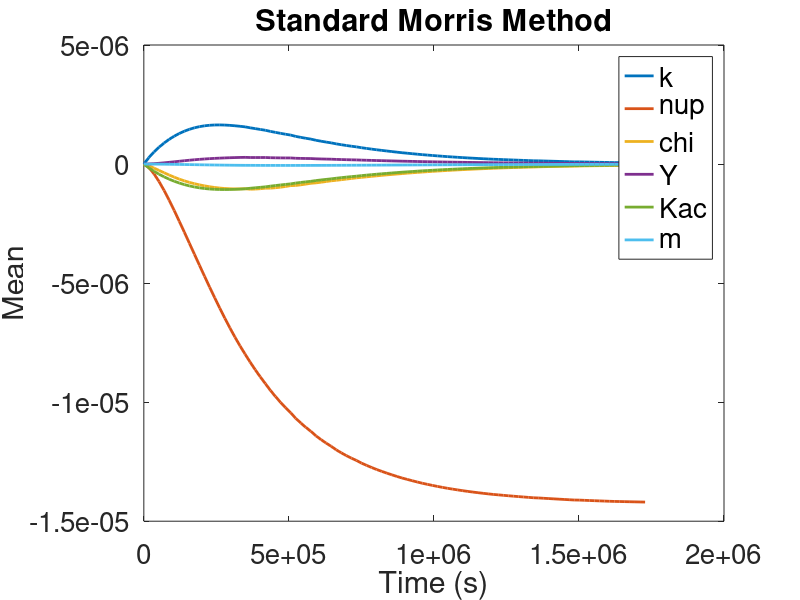
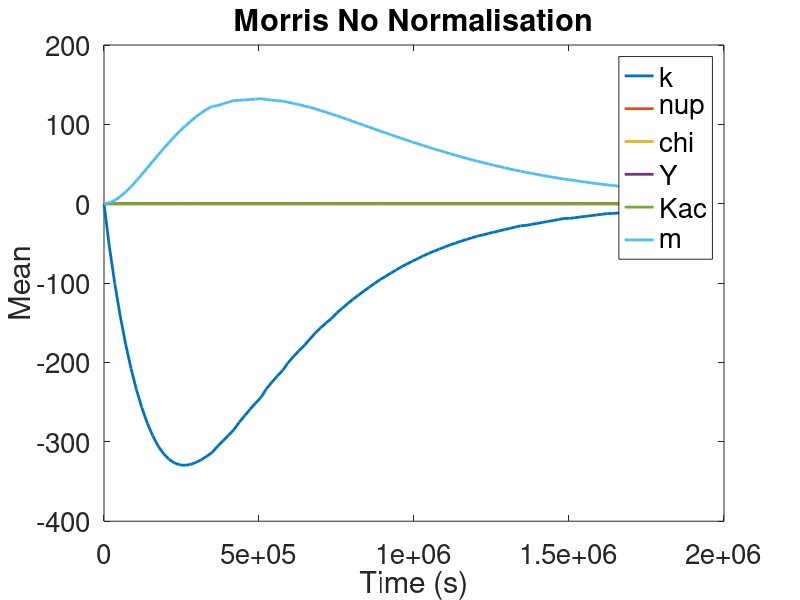
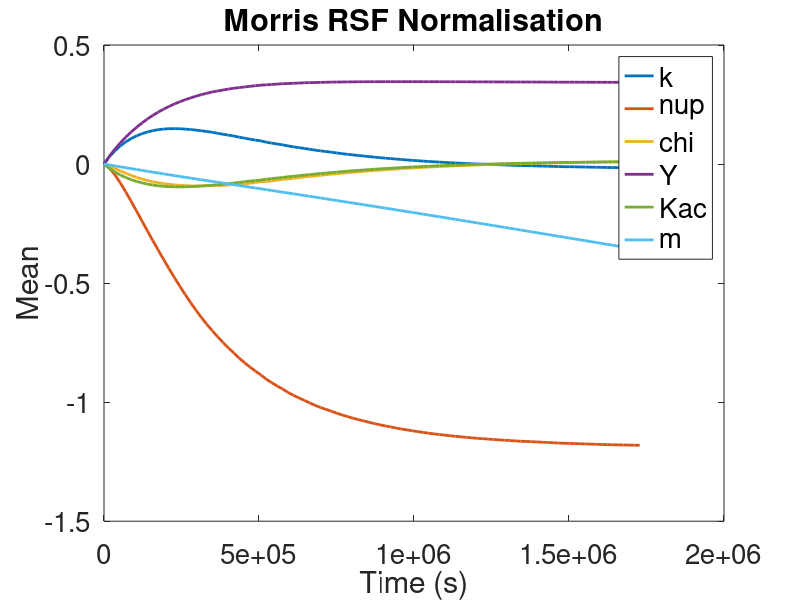
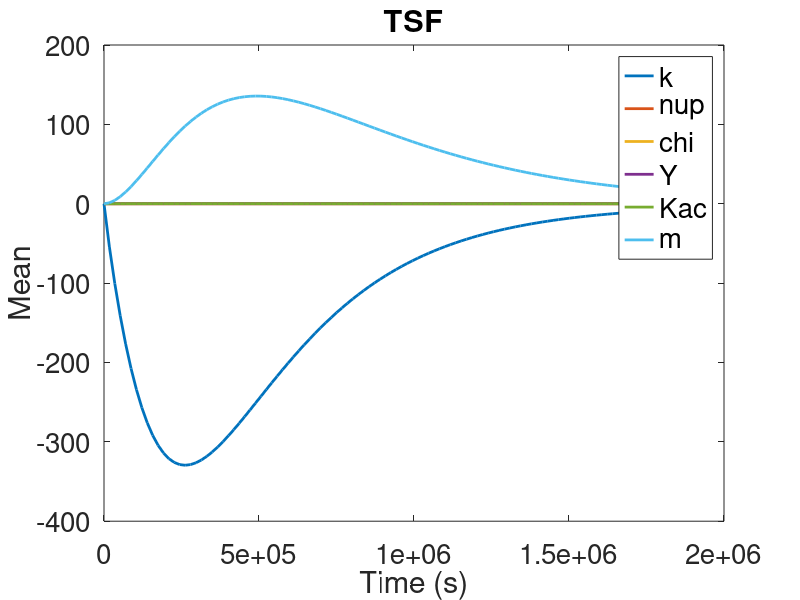

These figures' MATLAB source, in order:
clear all; close all

% if a folder 'PLOTS' doesn't exist make one
if(~isequal(exist('Plots', 'dir'),7))
mkdir('Plots')
end

% load data created by run_methanogenesis
load saved_data

% PLOT OPTIONS
leg_text    = {'k', 'nup', 'chi', 'Y', 'Kac', 'm'};
fonsiz      = 20;
linwid      = 2;
opt_plot    = 0;

%% Standard Morris Method
figure
    plot(tspan,mnt0(5:10,:),'LineWidth',linwid)
    title('Standard Morris Method','FontSize',fonsiz)
    xlabel('Time (s)','FontSize',fonsiz)
    ylabel('Mean','FontSize',fonsiz)
    set(gca,'FontSize',fonsiz)
    legend(leg_text,'FontSize',fonsiz)
    
if(opt_plot)
print -depsc Plots/figure1
end
%% no normalisation
figure
    plot(tspan,mnt1(5:10,:),'LineWidth',linwid)
    title('Morris No Normalisation','FontSize',fonsiz)
    xlabel('Time (s)','FontSize',fonsiz)
    ylabel('Mean','FontSize',fonsiz)
    set(gca,'FontSize',fonsiz)
    legend(leg_text,'FontSize',fonsiz)

if(opt_plot)
print -depsc Plots/figure2
end
%% RSF normalisation
figure
    plot(tspan,mnt2(5:10,:),'LineWidth',linwid)
    title('Morris RSF Normalisation','FontSize',fonsiz)
    xlabel('Time (s)','FontSize',fonsiz)
    ylabel('Mean','FontSize',fonsiz)
    set(gca,'FontSize',fonsiz)
    legend(leg_text,'FontSize',fonsiz)
    
if(opt_plot)
print -depsc Plots/figure3
end

%% 

figure
    plot(t,y(:,5:10),'LineWidth',linwid)
    title('TSF','FontSize',20)
    xlabel('Time (s)','FontSize',20)
    ylabel('Mean','FontSize',fonsiz)
    set(gca,'FontSize',fonsiz)
    legend(leg_text,'FontSize',20)
    
if(opt_plot)
print -depsc Plots/figure4
end
%% Comparison of the two methods without normalisation.

figure, hold on
    plot(tspan,mnt1(5:10,:),'r','LineWidth',linwid)
    plot(t,y(:,5:10),'k*','LineWidth',linwid)
    title('Morris vs TSF','FontSize',20)
    xlabel('Time (s)','FontSize',20)
    ylabel('Mean','FontSize',fonsiz)
    set(gca,'FontSize',14)
    %legend([h1,h2],['Morris','TSF'],'FontSize',20)
    
if(opt_plot)
print -depsc Plots/figure5
end

leg_text = {'x0(1)', 'x0(2)', 'x0(3)', 'x0(4)'};
figure
    plot(tspan,mnt1(11:14,:)',t,y(:,29:32),'blackx','LineWidth',linwid)
    title('Morris vs TSF','FontSize',fonsiz)
    xlabel('Time (s)','FontSize',fonsiz)
    ylabel('Mean','FontSize',fonsiz)
    set(gca,'FontSize',14)
    legend(leg_text,'FontSize',fonsiz)
    
if(opt_plot)
print -depsc Plots/figure6
end